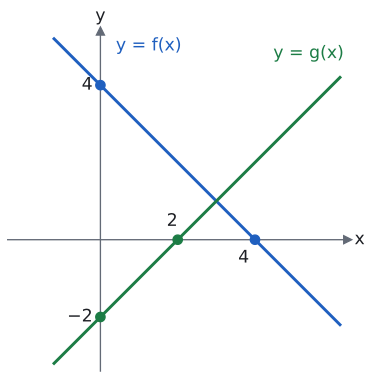

Python code for this plot:
import sys; sys.path.insert(0, "tools")
from cizim import *

# f(x) = 4 − x: (0, 4), (4, 0). g(x) = x − 2: (0, −2), (2, 0). Kesişim (3, 1).
fig, ax = sekil(5.4, 4.6)
eksenler(ax, x=(-2.4, 6.4), y=(-3.4, 5.4), izgara=False)
ax.set_aspect("equal")
ax.set_xticks([]); ax.set_yticks([])
xs = np.linspace(-1.2, 6.2, 20)
ax.plot(xs, 4 - xs, color=MAVI); ax.plot(xs, xs - 2, color=YESIL)
nokta(ax, 0, 4, renk=MAVI); nokta(ax, 4, 0, renk=MAVI)
nokta(ax, 0, -2, renk=YESIL); nokta(ax, 2, 0, renk=YESIL)
ax.text(-0.2, 4, "4", ha="right", va="center", fontsize=13)
ax.text(3.85, -0.25, "4", ha="right", va="top", fontsize=13)
ax.text(-0.2, -2, "−2", ha="right", va="center", fontsize=13)
ax.text(2.0, 0.25, "2", ha="right", va="bottom", fontsize=13)
ax.text(0.4, 4.9, "y = f(x)", color=MAVI, fontsize=13)
ax.text(6.3, 4.7, "y = g(x)", ha="right", color=YESIL, fontsize=13)
kaydet(fig, __file__)
